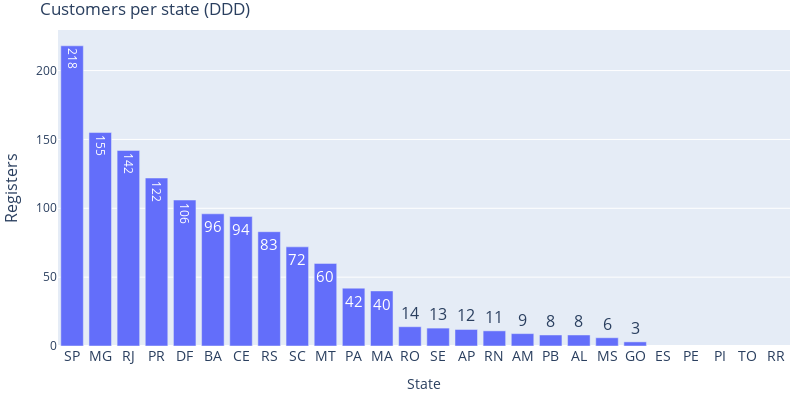

Write notebook code for a chart like this one.
### Code cell
# Customers per state (DDD)
fig = px.bar(y=df_count_states.sort_values('count_states_ddd', ascending=False)['count_states_ddd'],
             x=df_count_states.sort_values('count_states_ddd', ascending=False)['count_states_ddd'].index,
             text_auto=True
             )
fig.update_traces(textfont=dict(size=16))
fig.update_layout(height=400,
                  width=800,
                  showlegend=False,
                  title='Customers per state (DDD)',
                  margin=dict(l=10, r=10, b=10, t=30, pad=0),
                  xaxis=dict(title='State', tickfont=dict(size=14)),
                  yaxis=dict(title='Registers', titlefont=dict(size=16))
                  )
fig.show()

### Figure 1 — Plotly figure (JSON) as saved in the notebook; plotly's stock layout.template omitted (floating-point values rounded to 4 significant figures)
{"data": [{"alignmentgroup": "True", "hovertemplate": "x=%{x}<br>y=%{y}<extra></extra>", "legendgroup": "", "marker": {"color": "#636efa", "pattern": {"shape": ""}}, "name": "", "offsetgroup": "", "orientation": "v", "showlegend": false, "textfont": {"size": 16}, "textposition": "auto", "texttemplate": "%{y}", "type": "bar", "x": ["SP", "MG", "RJ", "PR", "DF", "BA", "CE", "RS", "SC", "MT", "PA", "MA", "RO", "SE", "AP", "RN", "AM", "PB", "AL", "MS", "GO", "ES", "PE", "PI", "TO", "RR"], "xaxis": "x", "y": [218, 155, 142, 122, 106, 96, 94, 83, 72, 60, 42, 40, 14, 13, 12, 11, 9, 8, 8, 6, 3, null, null, null, null, null], "yaxis": "y"}], "layout": {"barmode": "relative", "height": 400, "legend": {"tracegroupgap": 0}, "margin": {"b": 10, "l": 10, "pad": 0, "r": 10, "t": 30}, "showlegend": false, "title": {"text": "Customers per state (DDD)"}, "width": 800, "xaxis": {"anchor": "y", "domain": [0, 1], "tickfont": {"size": 14}, "title": {"text": "State"}}, "yaxis": {"anchor": "x", "domain": [0, 1], "title": {"font": {"size": 16}, "text": "Registers"}}}}
